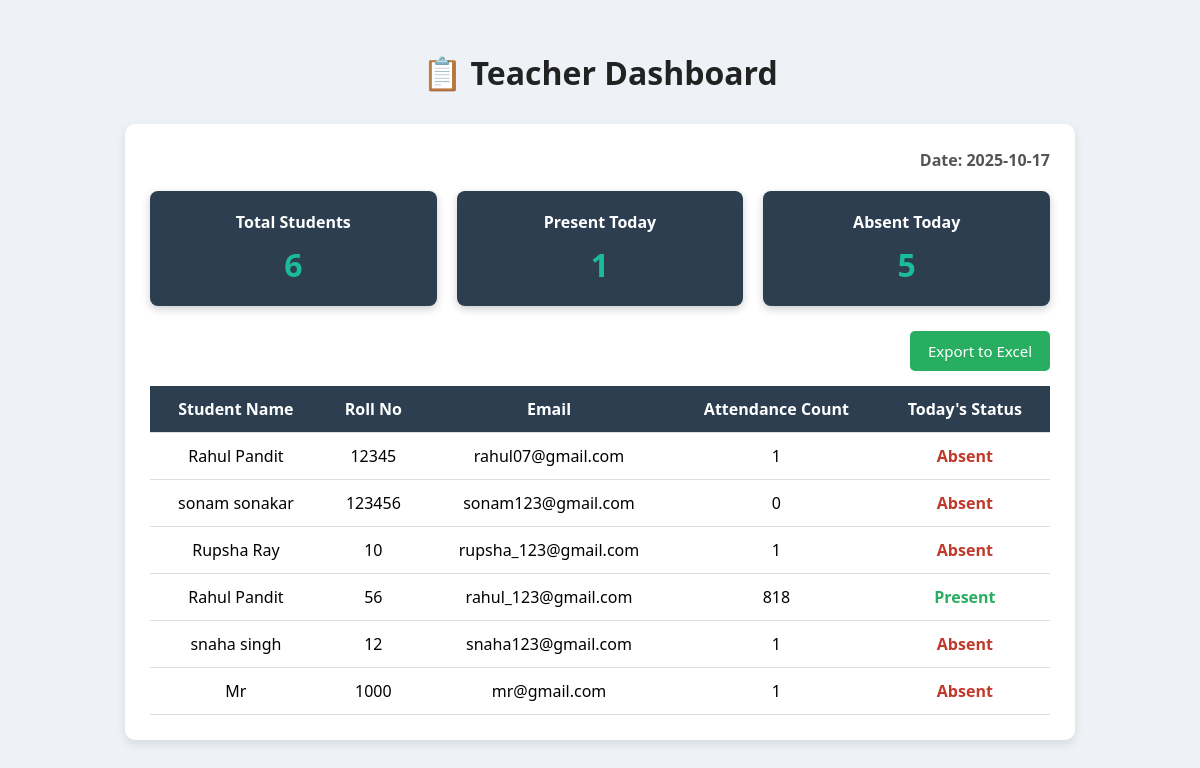
Screenshot of /teacher-dashboard/ with the database file from the repository.
### attendance_app/models.py (models this page shows, shortened)
class Student(models.Model):
    name = models.CharField(max_length=100)
    roll_no = models.CharField(max_length=2, unique=True, primary_key=True)
    email = models.EmailField()
    qr_code = models.ImageField(upload_to="qr_codes/", null=True, blank=True)
    attendance_count = models.IntegerField(default=0)

class AttendanceRecord(models.Model):
    student = models.ForeignKey(Student, on_delete=models.CASCADE)
    date = models.DateField(default=date.today)
    status = models.CharField(max_length=10, choices=[('Present', 'Present'), ('Absent', 'Absent')])

### attendance_app/views.py (the view)
# urls.py: path('teacher-dashboard/', views.teacher_dashboard, name='teacher_dashboard'),
def teacher_dashboard(request):
    today = date.today()
    students = Student.objects.all()
    student_data = []
    for student in students:
        try:
            attendance = AttendanceRecord.objects.get(student=student, date=today)
            status = attendance.status
        except AttendanceRecord.DoesNotExist:
            status = 'Absent'
        student_data.append({
            'name': student.name,
            'roll_no': student.roll_no,
            'email': student.email,
            'attendance_count': student.attendance_count,
            'status': status,
        })
    total_students = students.count()
    present_today = AttendanceRecord.objects.filter(date=today, status='Present').count()
    absent_today = total_students - present_today
    context = {
        'date': today.strftime('%Y-%m-%d'),
        'students': student_data,
        'total_students': total_students,
        'present_today': present_today,
        'absent_today': absent_today,
    }
    return render(request, 'teacher_dashboard.html', context)

### attendance_app/templates/teacher_dashboard.html (shortened to what this page needs)
<!DOCTYPE html>
<html>
<head>
</head>
<body>
<header>
    <h1>📋 Teacher Dashboard</h1>
</header>
<div class="dashboard-container">
    <div class="date-section">Date: <span>{{ date }}</span></div>
    <div class="stats">
        <div class="stat-box">
            Total Students
            <div class="stat-number">{{ total_students }}</div>
        </div>
        <div class="stat-box">
            Present Today
            <div class="stat-number">{{ present_today }}</div>
        </div>
        <div class="stat-box">
            Absent Today
            <div class="stat-number">{{ absent_today }}</div>
        </div>
    </div>
    <a href="{% url 'export_attendance' %}?date={{ date }}" class="export-btn">Export to Excel</a>
    <table>
        <thead>
            <tr>
                <th>Student Name</th>
                <th>Roll No</th>
                <th>Email</th>
                <th>Attendance Count</th>
                <th>Today's Status</th>
            </tr>
        </thead>
        <tbody>
            {% for student in students %}
            <tr>
                <td>{{ student.name }}</td>
                <td>{{ student.roll_no }}</td>
                <td>{{ student.email }}</td>
                <td>{{ student.attendance_count }}</td>
                <td class="status-{{ student.status|lower }}">
                    {{ student.status }}
                </td>
            </tr>
            {% empty %}
            <tr><td colspan="5">No students found.</td></tr>
            {% endfor %}
        </tbody>
    </table>
</div>
</body>
</html>

### attendance_app/templates/teacher_dashboard.html (style rules this page uses)
body { font-family: 'Segoe UI', Tahoma, Geneva, Verdana, sans-serif; background-color: #eef2f7; margin: 0; padding: 30px; }
header { text-align: center; margin-bottom: 30px; color: #222; }
.dashboard-container { max-width: 900px; margin: 0 auto; background: white; padding: 25px; border-radius: 10px; box-shadow: 0 4px 10px rgba(0,0,0,0.1); }
.date-section { text-align: right; font-weight: bold; color: #555; margin-bottom: 20px; }
.stats { display: flex; justify-content: space-between; margin-bottom: 25px; }
.stat-box { flex: 1; background-color: #2c3e50; color: white; margin: 0 10px; padding: 20px; border-radius: 8px; text-align: center; font-weight: bold; box-shadow: 0 3px 8px rgba(0,0,0,0.2); transition: background-color 0.3s ease; }
.stat-box:first-child { margin-left: 0; }
.stat-box:last-child { margin-right: 0; }
.stat-number { font-size: 32px; margin-top: 10px; color: #1abc9c; }
table { width: 100%; border-collapse: collapse; }
th, td { padding: 12px 15px; text-align: center; border-bottom: 1px solid #ddd; }
th { background-color: #2c3e50; color: #fff; }
.status-present { color: #27ae60; font-weight: bold; }
.status-absent { color: #c0392b; font-weight: bold; }
.export-btn { background-color: #27ae60; color: white; border: none; padding: 10px 18px; border-radius: 5px; cursor: pointer; font-size: 15px; float: right; margin-bottom: 15px; text-decoration: none; }

### rows the page displays
Student: name "Rahul Pandit", roll_no "12345", email "rahul07@gmail.com"
AttendanceRecord: status "Absent"
Student: name "sonam sonakar", roll_no "123456", email "sonam123@gmail.com"
AttendanceRecord: status "Absent"
Student: name "Rupsha Ray", roll_no "10", email "rupsha_123@gmail.com"
AttendanceRecord: status "Absent"
Student: name "Rahul Pandit", roll_no "56", email "rahul_123@gmail.com"
AttendanceRecord: status "Present"
Student: name "snaha singh", roll_no "12", email "snaha123@gmail.com"
AttendanceRecord: status "Absent"
Student: name "Mr", roll_no "1000", email "mr@gmail.com"
AttendanceRecord: status "Absent"

### other values shown
{{ date }} "2025-10-17"
{{ total_students }} "6"
{{ present_today }} "1"
{{ absent_today }} "5"
{{ student.attendance_count }} "1" "0" "1" "818" "1" "1"
